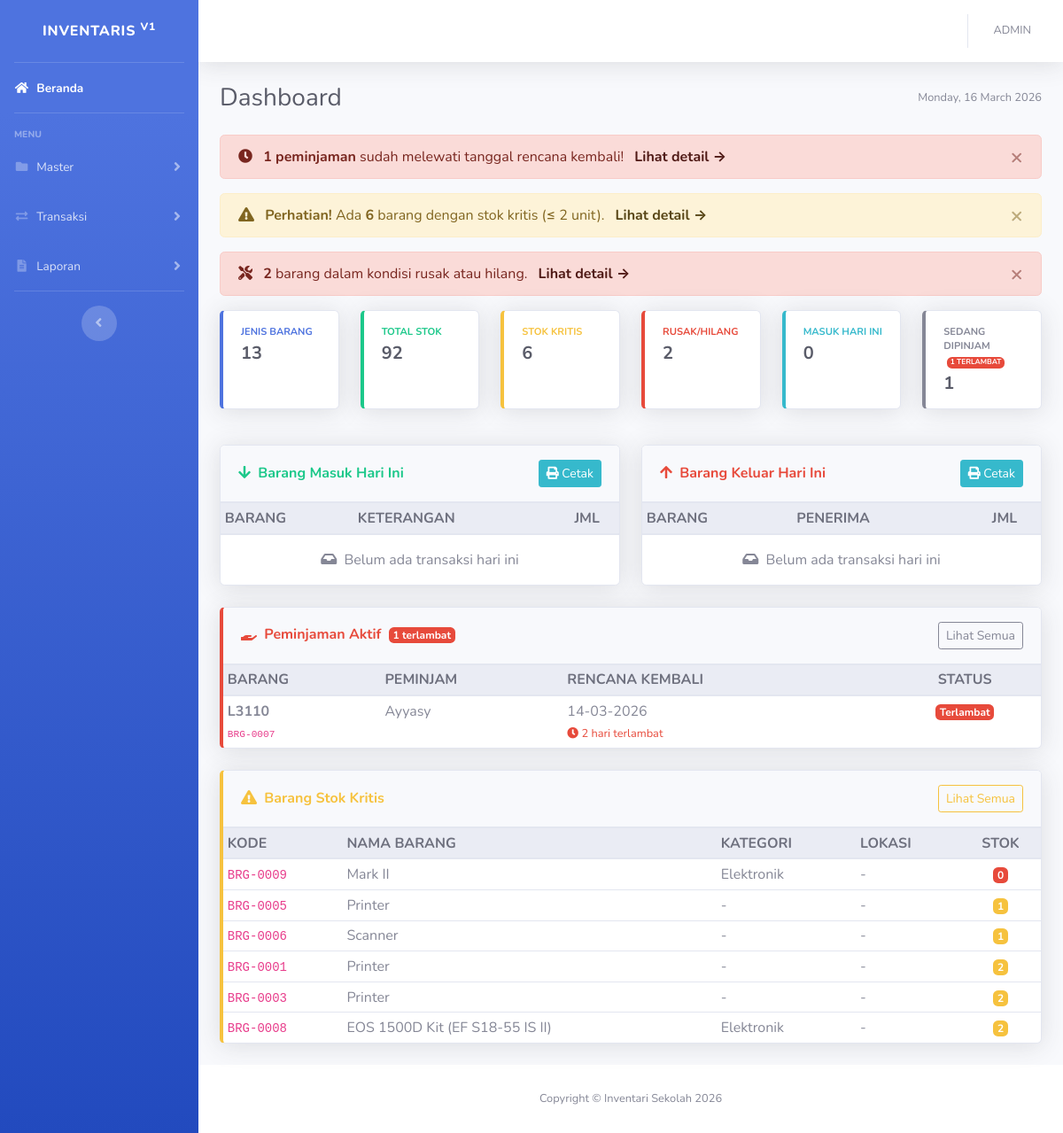
Screenshot of / (signed in) with the database file from the repository.
### tables this page shows
CREATE TABLE `peminjaman` (
  `id_pinjam` int NOT NULL,
  `barang_id` int NOT NULL,
  `jumlah` int NOT NULL DEFAULT '1',
  `nama_peminjam` varchar(100) NOT NULL,
  `keperluan` varchar(256) NOT NULL DEFAULT '',
  `tanggal_pinjam` date NOT NULL,
  `tanggal_rencana` date NOT NULL,
  `tanggal_kembali` date DEFAULT NULL,
  `status` enum('Dipinjam','Dikembalikan','Terlambat') NOT NULL DEFAULT 'Dipinjam',
  `user_id` int DEFAULT NULL,
  `keterangan` varchar(256) NOT NULL DEFAULT ''
);

CREATE TABLE `barang` (
  `idbarang` int NOT NULL,
  `kode_barang` varchar(50) NOT NULL,
  `merek_id` int NOT NULL,
  `kategori_id` int NOT NULL,
  `nama_barang` varchar(128) NOT NULL,
  `keterangan` varchar(256) NOT NULL,
  `stok` int NOT NULL,
  `kondisi` enum('Baik','Rusak Ringan','Rusak Berat','Hilang') NOT NULL DEFAULT 'Baik',
  `jenis` enum('Habis Pakai','Tidak Habis Pakai') NOT NULL DEFAULT 'Tidak Habis Pakai',
  `lokasi` varchar(100) NOT NULL DEFAULT ''
);

CREATE TABLE `kategori` (
  `idkategori` int NOT NULL,
  `nama_kategori` varchar(128) NOT NULL,
  `keterangan` varchar(256) NOT NULL
);

### views/home.php (the view, shortened to what the rows shown need)
<?php
$stokKritis    = mysqli_fetch_assoc(mysqli_query($con, "SELECT COUNT(*) as total FROM barang WHERE stok <= 2"))['total'];
$dipinjam      = mysqli_fetch_assoc(mysqli_query($con, "SELECT COUNT(*) as total FROM peminjaman WHERE status IN ('Dipinjam','Terlambat')"))['total'];
$terlambat     = mysqli_fetch_assoc(mysqli_query($con, "SELECT COUNT(*) as total FROM peminjaman WHERE status='Terlambat'"))['total'];
?>
<div class="container-fluid">
    <div class="d-sm-flex align-items-center justify-content-between mb-4">
        <h1 class="h3 mb-0 text-gray-800">Dashboard</h1>
    </div>
    <div class="row">
        <div class="col-lg-6">
            <div class="card shadow mb-4">
                <div class="card-body p-0">
                    <div class="table-responsive">
                        <table class="table table-sm table-hover mb-0">
                            <thead class="thead-light">
                                <tr>
                                    <th>BARANG</th>
                                    <th>KETERANGAN</th>
                                    <th class="text-center">JML</th>
                                </tr>
                            </thead>
                        </table>
                    </div>
                </div>
            </div>
        </div>
        <div class="col-lg-6">
            <div class="card shadow mb-4">
                <div class="card-body p-0">
                    <div class="table-responsive">
                        <table class="table table-sm table-hover mb-0">
                            <thead class="thead-light">
                                <tr>
                                    <th>BARANG</th>
                                    <th>PENERIMA</th>
                                    <th class="text-center">JML</th>
                                </tr>
                            </thead>
                        </table>
                    </div>
                </div>
            </div>
        </div>
    </div>
    <?php if ($dipinjam > 0):
        $qPinjam = mysqli_query($con,
            "SELECT p.*, b.nama_barang, b.kode_barang
             FROM peminjaman p
             JOIN barang b ON b.idbarang = p.barang_id
             WHERE p.status IN ('Dipinjam','Terlambat')
             ORDER BY FIELD(p.status,'Terlambat','Dipinjam'), p.tanggal_rencana ASC
             LIMIT 5"
        );
    ?>
    <div class="card shadow mb-4 border-left-<?= $terlambat > 0 ? 'danger' : 'warning' ?>">
        <div class="card-body p-0">
            <div class="table-responsive">
                <table class="table table-sm table-hover mb-0">
                    <thead class="thead-light">
                        <tr>
                            <th>BARANG</th>
                            <th>PEMINJAM</th>
                            <th>RENCANA KEMBALI</th>
                            <th class="text-center">STATUS</th>
                        </tr>
                    </thead>
                    <tbody>
                        <?php while ($row = mysqli_fetch_assoc($qPinjam)):
                            $badge = $row['status'] === 'Terlambat' ? 'danger' : 'warning';
                        ?>
                        <tr>
                            <td>
                                <span class="font-weight-bold"><?= htmlspecialchars($row['nama_barang']) ?></span><br>
                                <small class="text-muted"><code><?= htmlspecialchars($row['kode_barang']) ?></code></small>
                            </td>
                            <td><?= htmlspecialchars($row['nama_peminjam']) ?></td>
                            <td>
                                <?= date('d-m-Y', strtotime($row['tanggal_rencana'])) ?>
                                <?php if ($row['status'] === 'Terlambat'): ?>
                                    <br><small class="text-danger">
                                        <i class="fas fa-clock"></i>
                                        <?= (new DateTime())->diff(new DateTime($row['tanggal_rencana']))->days ?> hari terlambat
                                    </small>
                                <?php endif; ?>
                            </td>
                            <td class="text-center">
                                <span class="badge badge-<?= $badge ?>"><?= $row['status'] ?></span>
                            </td>
                        </tr>
                        <?php endwhile; ?>
                    </tbody>
                </table>
            </div>
        </div>
    </div>
    <?php endif; ?>
    <?php if ($stokKritis > 0):
        $qKritis = mysqli_query($con,
            "SELECT b.kode_barang, b.nama_barang, b.stok, b.lokasi, k.nama_kategori
             FROM barang b
             LEFT JOIN kategori k ON k.idkategori = b.kategori_id
             WHERE b.stok <= 2
             ORDER BY b.stok ASC
             LIMIT 10"
        );
    ?>
    <div class="card shadow mb-4 border-left-warning">
        <div class="card-body p-0">
            <div class="table-responsive">
                <table class="table table-sm table-hover mb-0">
                    <thead class="thead-light">
                        <tr>
                            <th>KODE</th>
                            <th>NAMA BARANG</th>
                            <th>KATEGORI</th>
                            <th>LOKASI</th>
                            <th class="text-center">STOK</th>
                        </tr>
                    </thead>
                    <tbody>
                        <?php while ($row = mysqli_fetch_assoc($qKritis)): ?>
                        <tr>
                            <td><code><?= htmlspecialchars($row['kode_barang']) ?></code></td>
                            <td><?= htmlspecialchars($row['nama_barang']) ?></td>
                            <td><?= htmlspecialchars($row['nama_kategori'] ?? '-') ?></td>
                            <td><?= htmlspecialchars($row['lokasi']) ?: '-' ?></td>
                            <td class="text-center">
                                <span class="badge badge-<?= $row['stok'] == 0 ? 'danger' : 'warning' ?>">
                                    <?= $row['stok'] ?>
                                </span>
                            </td>
                        </tr>
                        <?php endwhile; ?>
                    </tbody>
                </table>
            </div>
        </div>
    </div>
    <?php endif; ?>
</div>

### rows the page displays
peminjaman: barang.nama_barang "L3110", barang.kode_barang "BRG-0007", nama_peminjam "Ayyasy", tanggal_rencana "14-03-2026", status "Terlambat"
barang: kode_barang "BRG-0009", nama_barang "Mark II", kategori.nama_kategori "Elektronik", lokasi "-", stok "0"
barang: kode_barang "BRG-0005", nama_barang "Printer", nama_kategori "-", lokasi "-", stok "1"
barang: kode_barang "BRG-0006", nama_barang "Scanner", nama_kategori "-", lokasi "-", stok "1"
barang: kode_barang "BRG-0001", nama_barang "Printer", nama_kategori "-", lokasi "-", stok "2"
barang: kode_barang "BRG-0003", nama_barang "Printer", nama_kategori "-", lokasi "-", stok "2"
barang: kode_barang "BRG-0008", nama_barang "EOS 1500D Kit (EF S18-55 IS II)", kategori.nama_kategori "Elektronik", lokasi "-", stok "2"

### other values shown
$_SESSION['fullname'] "ADMIN"
$terlambat "1"
$stokKritis "6"
$barangRusak "2"
$totalBarang "13"
$totalStok "92"
$masukHariIni "0"
$dipinjam "1"
